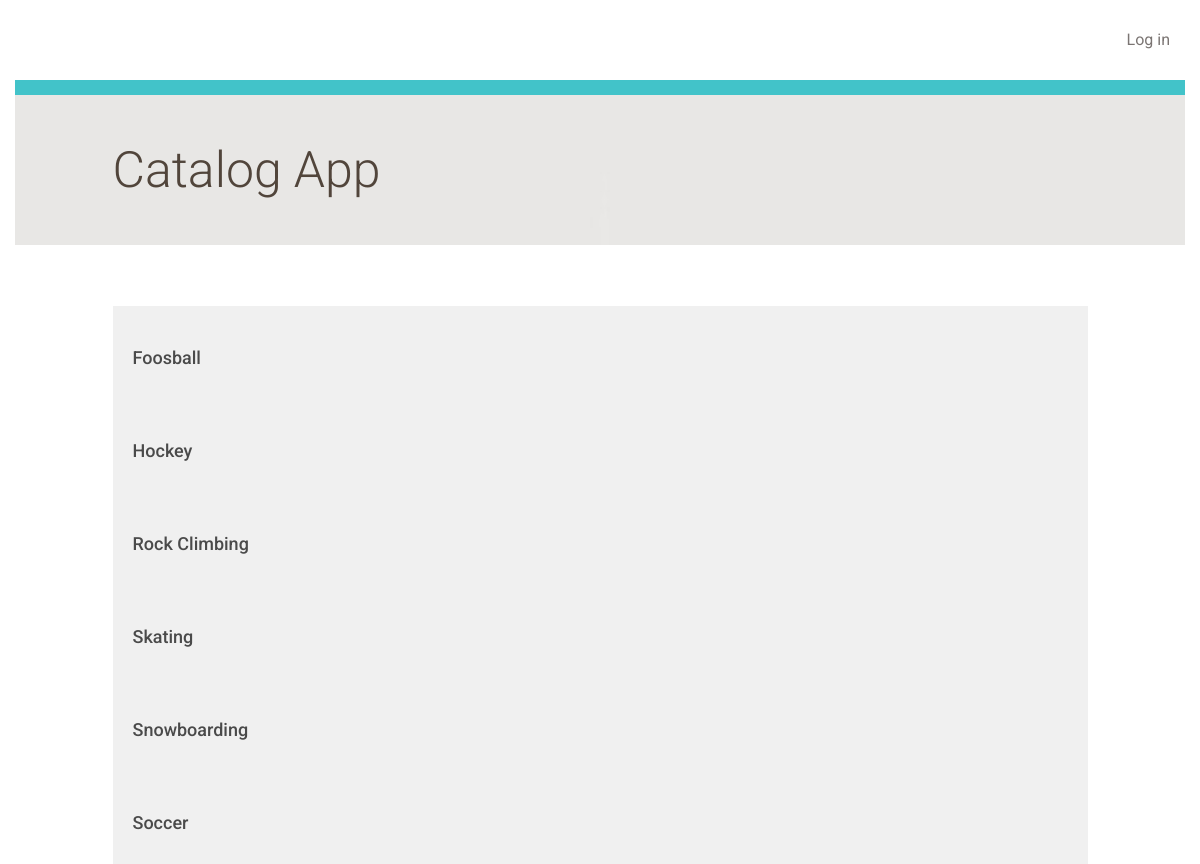
The app's page /catalog/, older data.
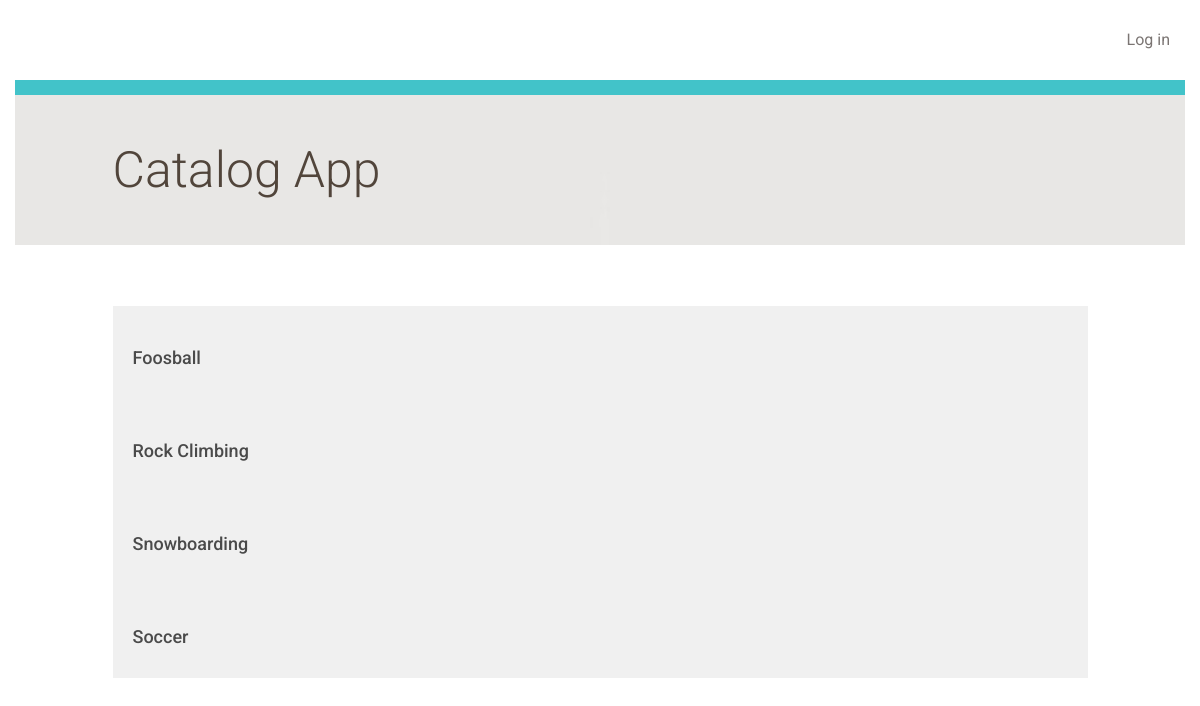
The same page, newer data.
### database_setup.py (models this page shows, shortened)
class Category(Base):
    __tablename__ = 'category'
    id = Column(Integer, primary_key=True)
    name = Column(String(250), nullable=False)
    user_id = Column(Integer, ForeignKey('user.id'))
    user = relationship(User)
    categoryitem = relationship("CategoryItem", cascade="all, delete-orphan")

### application.py (the view)
@app.route('/')
@app.route('/catalog/')
def showCategories():
    categories = session.query(Category).order_by(asc(Category.name))
    if 'username' not in login_session:
        return render_template('publiccategories.html', categories=categories)
    else:
        return render_template('categories.html', categories=categories)

### templates/publiccategories.html (shortened to what this page needs)
{% extends "main.html" %}
{% block content %}
	<div class="row top-menu">
		<div class="col-md-10"></div>
		<div class="col-md-2 text-right">
			<a href="{{url_for('showLogin')}}">Log in </a>
		</div>
	</div>
	<div class="row divider blue">
		<div class="col-md-12"></div>
	</div>
	<div class="row banner main">
		<div class="col-md-1"></div>
		<div class="col-md-11 padding-none">
			<h1>Catalog App</h1>
		</div>
	</div>
	<div class="row padding-top padding-bottom">
		<div class="col-md-1"></div>
		<div class="col-md-10 padding-none"></div>
		<div class="col-md-1"></div>
	</div>
	{% for category in categories %}
		<a href = "{{url_for('showMenu', category_id = category.id)}}">
			<div class="row">
				<div class="col-md-1"></div>
					<div class="col-md-10 category-list">
						<h3>{{category.name}}</h3>
					</div>
				<div class="col-md-1"></div>
			</div>
		</a>
	{% endfor %}
{% endblock %}

### templates/main.html (shortened to what this page needs)
<!DOCTYPE html>
<html lang="en">
	<head>
		<link rel="stylesheet" href="//netdna.bootstrapcdn.com/bootstrap/3.1.1/css/bootstrap.min.css">
		<link rel=stylesheet type=text/css href="{{ url_for('static', filename='styles.css') }}">
	</head>
	<body>
		<div class="container">
			{% block content %}
			{% endblock %}
		</div>
	</body>
</html>

### static/styles.css (style rules this page uses)
* { font-family: "Helvetica Neue Bold", Roboto, Helvetica, Arial, sans-serif; font-weight: 700; }
h1 { font-family: "Helvetica Neue Light", Roboto, Helvetica, Arial, sans-serif; font-size: 50px; color: #51453B; line-height: 60px; font-weight: 300; }
h3 { font-size: 18px; color: #4A4A4A; line-height: 23px; }
a { font-size: 14px; color: #0093B9; line-height: 17px; }
.padding-top { padding-top: 30px; }
.padding-bottom { padding-bottom: 30px; }
.padding-none { padding: 0; }
.top-menu { padding-top: 30px; padding-bottom: 30px; }
.top-menu a { margin-bottom: 0; line-height: 16px; font-size: 16px; color: #7B7573; font-weight: 400; }
.divider { height: 15px; }
.divider.blue { background-color: #42C3C9; }
.banner.main { height: 150px; background: url("/static/top-banner.jpg"); background-position: right; background-repeat: no-repeat; background-size: cover; }
.banner h1 { margin: 45px 0; }
.category-list { background-color: #F0F0F0; padding: 20px; }

Row changes from the older to the newer data that the page shows:
removed Category: name "Hockey"
removed Category: name "Skating"
